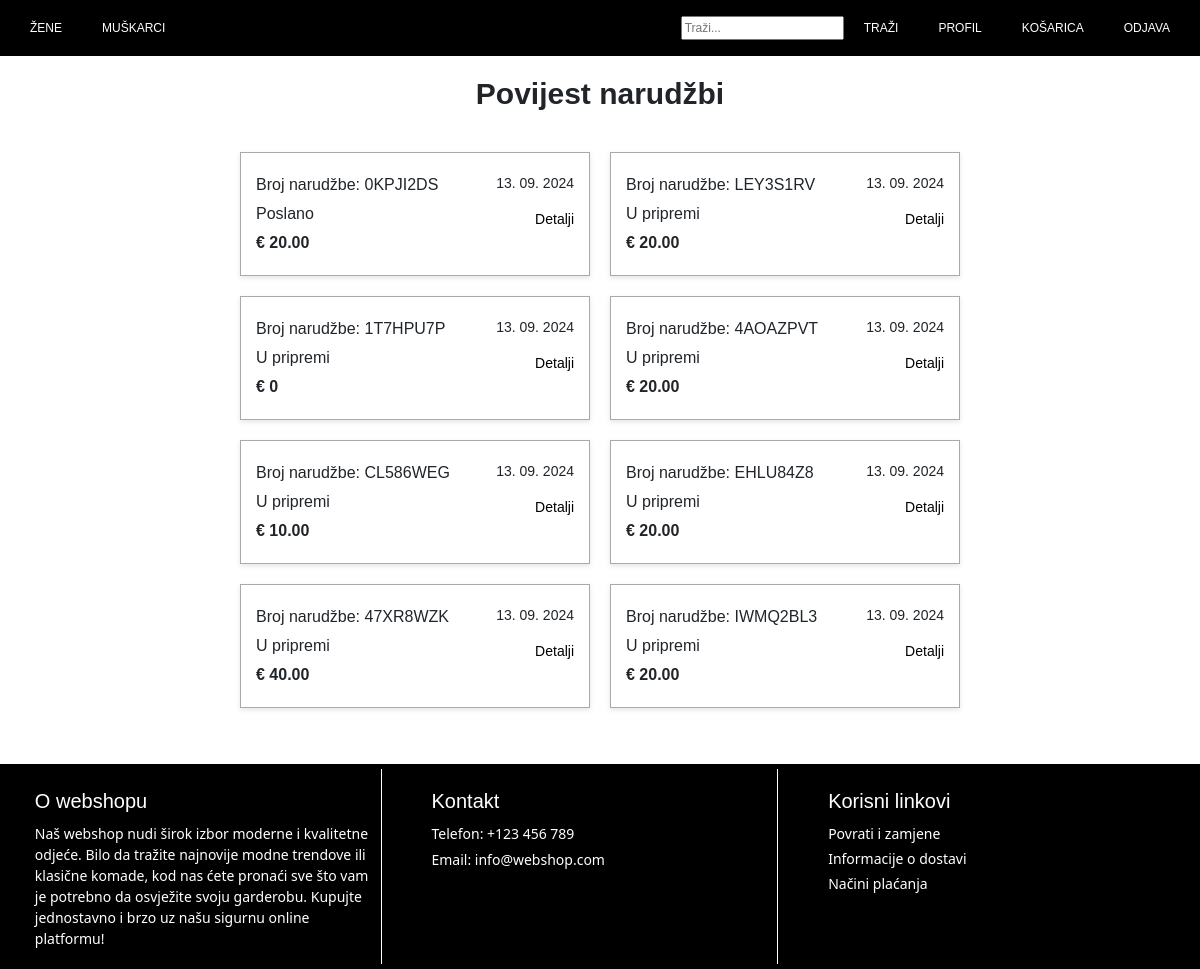
/webshop/orders_history/ (signed in), run on the app's committed database.
### webshop/models.py (models this page shows, shortened)
class Order(models.Model):
    STATUS_CHOICES = (
        ('IP', 'U pripremi'),
        ('SP', 'Poslano'),
        ('DL', 'Dostavljeno'),
        ('RE', 'Odbijeno'),
    )
    PAYMENT_METHOD_CHOICES = (
        ('PP', 'Plaćanje pouzećem'),
        ('IB', 'Internetsko bankarstvo'),
    )
    account = models.ForeignKey(Account, on_delete=models.CASCADE)
    date_ordered = models.DateTimeField(auto_now_add=True)
    status = models.CharField(max_length=2, choices=STATUS_CHOICES, default='IP')
    payment_method = models.CharField(max_length=2, choices=PAYMENT_METHOD_CHOICES)
    order_number = models.CharField(max_length=10, unique=True, default=generate_order_number, editable=False)
    items = models.ManyToManyField('OrderItem', related_name='order_items', blank=True)

### webshop/views.py (the view)
# urls.py: path('orders_history/', views.orders_history_view, name='orders_history'),
def orders_history_view(request):
    orders = Order.objects.filter(account=request.user.account).order_by('-date_ordered')
    for order in orders:
        order.total_price = sum(item.total_price() for item in order.items_in_order.all())
    context = {
        'orders': orders
    }
    return render(request, 'webshop/orders_history.html', context)

### webshop/authentication.py (called while the page is built)
    def get_user(self, user_id):
        try:
            return User.objects.get(pk=user_id)
        except ObjectDoesNotExist:
            return None

### webshop/models.py (called while the page is built)
    def total_price(self):
        return self.quantity * self.product.product.price

### webshop/templates/webshop/orders_history.html (shortened to what this page needs)
{% extends 'webshop/base.html' %}
{% load static %}
{% block extra_css %}
<link rel="stylesheet" href="{% static 'webshop/css/orders_history.css' %}">
{% endblock %}
{% block content %}
<div class="orders-history-container">
    <h1>Povijest narudžbi</h1>
    {% if orders %}
        <ul>
            {% for order in orders %}
            <li class="order-history-item">
                <div class="order-history-details">
                    <div class="order-history-info">
                        <p>Broj narudžbe: {{ order.order_number }}</p>
                        <p>{{ order.get_status_display }}</p>
                        <p><strong>€ {{ order.total_price }}</strong></p>
                    </div>
                    <div class="order-history-meta">
                        <p>{{ order.date_ordered|date:"d. m. Y" }}</p>
                        <a href="{% url 'webshop:order_details' order_id=order.id %}">Detalji</a>
                    </div>
                </div>
            </li>
            {% endfor %}
        </ul>
    {% else %}
        <p>Nema narudžbi u povijesti.</p>
    {% endif %}
</div>
{% endblock %}

### webshop/static/webshop/css/base.css (style rules this page uses)
body { font-family: Arial, sans-serif; margin: 0; padding: 0; height: 100%; background-color: white; display: flex; flex-direction: column; min-height: 100vh; }

### webshop/static/webshop/css/orders_history.css (style rules this page uses)
.orders-history-container { width: 800px; margin: 0 auto; padding: 20px; }
.orders-history-container h1 { text-align: center; font-size: 30px; font-weight: bold; margin-bottom: 20px; }
.orders-history-container ul { list-style-type: none; padding: 10px; display: flex; flex-wrap: wrap; }
.order-history-item { background-color: white; border: 1px solid darkgray; padding: 15px; margin: 10px; flex: 1 1 calc(50% - 20px); display: flex; flex-direction: column; box-shadow: 0 2px 5px rgba(0, 0, 0, 0.1); max-width: 350px; }
.order-history-details { display: flex; justify-content: space-between; }
.order-history-info { flex: 1; padding-right: 10px; font-size: 16px; }
.order-history-meta { width: 100px; padding-left: 10px; text-align: right; font-size: 14px; }
.order-history-info p, .order-history-meta p { margin: 5px 0; }
.order-history-item a { display: inline-block; margin-top: 10px; color: black; text-decoration: none; }

### data on the page
Order: order_number "0KPJI2DS", status "Poslano", total_price "20.00", date_ordered "13. 09. 2024"
Order: order_number "LEY3S1RV", status "U pripremi", total_price "20.00", date_ordered "13. 09. 2024"
Order: order_number "1T7HPU7P", status "U pripremi", total_price "0", date_ordered "13. 09. 2024"
Order: order_number "4AOAZPVT", status "U pripremi", total_price "20.00", date_ordered "13. 09. 2024"
Order: order_number "CL586WEG", status "U pripremi", total_price "10.00", date_ordered "13. 09. 2024"
Order: order_number "EHLU84Z8", status "U pripremi", total_price "20.00", date_ordered "13. 09. 2024"
Order: order_number "47XR8WZK", status "U pripremi", total_price "40.00", date_ordered "13. 09. 2024"
Order: order_number "IWMQ2BL3", status "U pripremi", total_price "20.00", date_ordered "13. 09. 2024"
